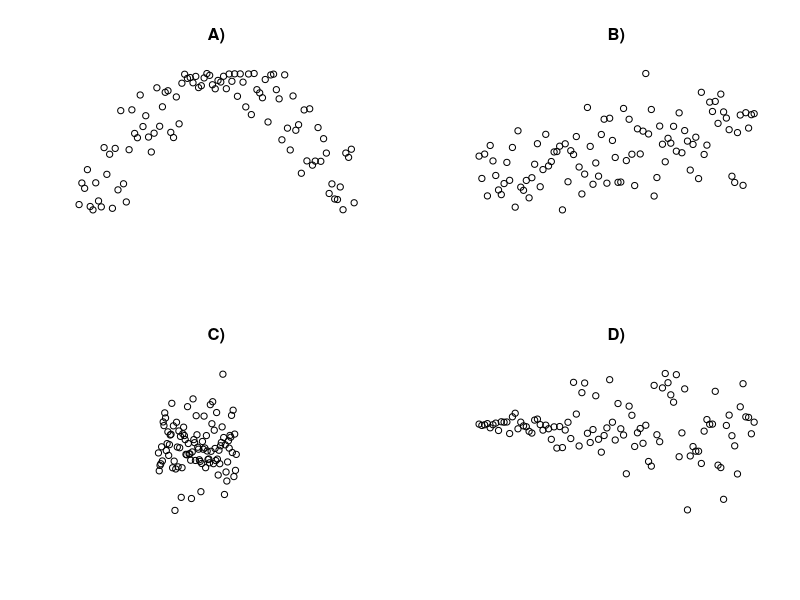
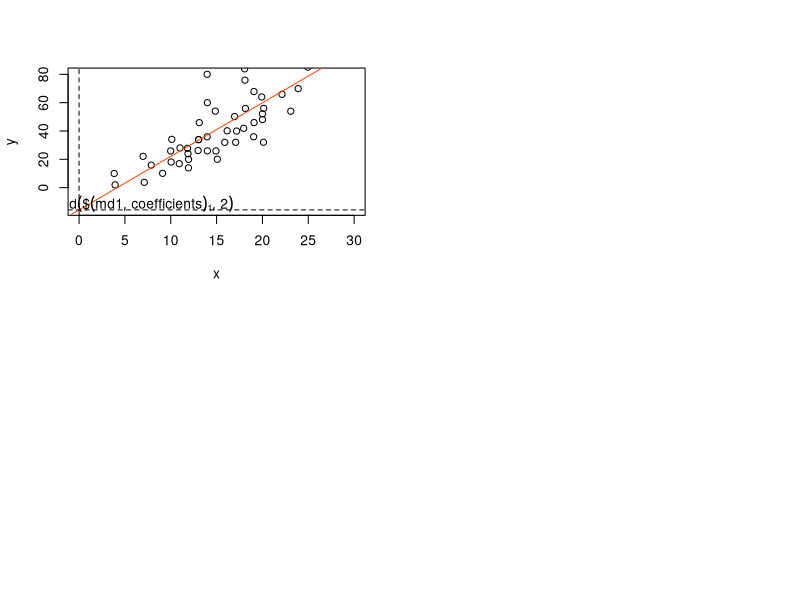
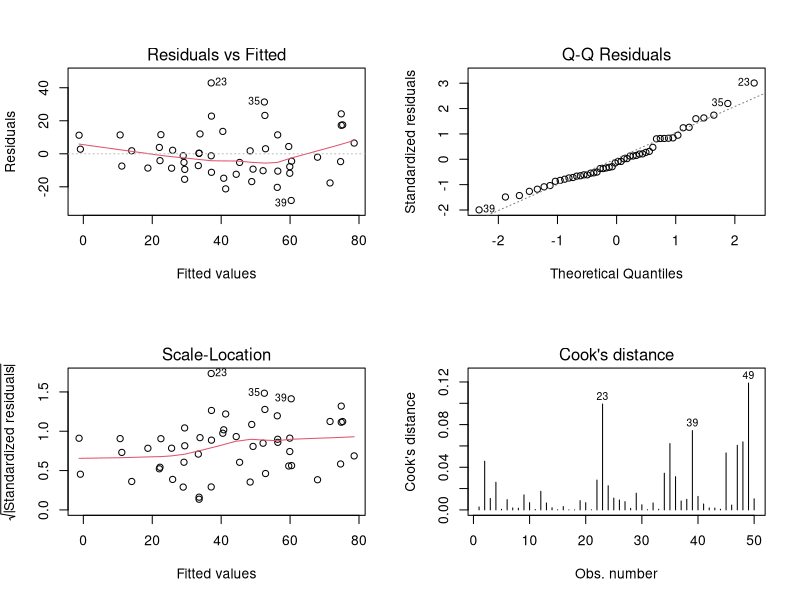
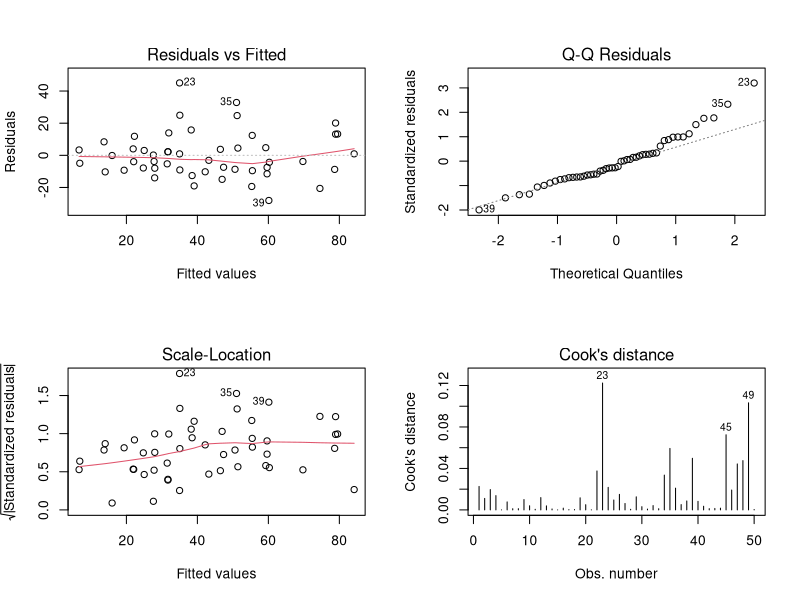
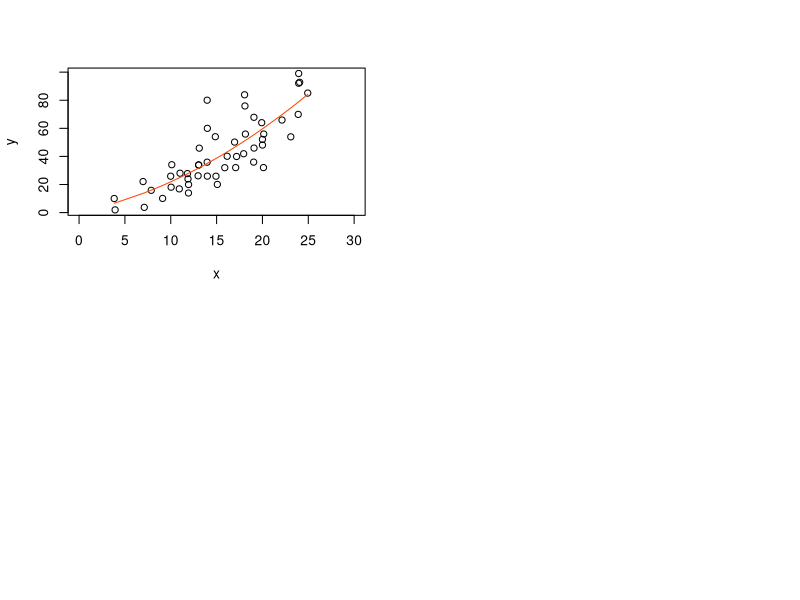

Write R code to recreate these figures, in order.
## ---- chunk 1
par(mfrow = c(2, 2))
  x1 <- sin(seq(-1, 4, length.out = 100) + rnorm(100, sd = 0.4))
  x2 <- sort(c(sin(seq(-1, 4, length.out = 50)), 
                cos(seq(-3, 1, length.out = 50)))) + rnorm(n = 100, 
                                                           sd = 1.4)
  x3 <- 1:100/10
  y3 <- 5 + rnorm(100, sd = 5.5)
  x4 <- 1:100 * rnorm(100, sd = 500)
plot(x = x1, 
     main = "A)",
     xlab = "", 
     ylab = "", 
     axes = FALSE)
plot(x = x2, 
     main = "B)",
     xlab = "", 
     ylab = "", 
     axes = FALSE)
plot(x = x3, 
     y = y3, 
     main = "C)",
     xlab = "", 
     ylab = "", 
     axes = FALSE, 
     xlim = c(-10, 25), 
     ylim = c(-10, 20))
plot(x = x4, 
     xlab = "", 
     ylab = "", 
     main = "D)",
     axes = FALSE)
## ---- chunk 2
dfr <- data.frame(
  x <- c( 3.93,  3.83,  7.11,  6.98,  7.87,  9.11, 10.04,  9.99, 10.11, 10.93, 
         11.01, 11.93, 11.94, 11.88, 11.82, 12.98, 13.04, 13.04, 13.11, 13.99, 
         13.97, 13.99, 13.97, 15.08, 14.93, 14.86, 15.89, 16.15, 17.08, 17.18, 
         16.96, 17.95, 18.14, 18.09, 18.05, 19.04, 19.08, 19.07, 20.11, 20, 
         20,    20.14, 19.92, 22.13, 23.09, 23.9 , 23.95, 24.06, 23.95, 24.94
  ),
  y <- c( 1.93, 10.01,  3.73, 22.09, 15.86, 10.09, 18.09, 25.91, 34.09, 16.89, 
         28.04, 13.95, 19.98, 23.98, 27.78, 26.19, 33.85, 33.96, 45.88, 25.96, 
         35.89, 60.  , 80.03, 20.06, 25.92, 54.03, 31.96, 40.12, 32.03, 39.95, 
         50.2 , 41.91, 55.92, 75.92, 83.89, 35.94, 45.94, 67.85, 32.05, 48.11, 
         52.11, 55.95, 64.02, 65.9 , 53.94, 69.92, 92.1 , 92.78, 99.03, 85.09)
)
## ---- chunk 3
md1 <- lm(formula = y ~ x, data = dfr)
## ---- chunk 4
str(md1, 1) #<1>
## ---- chunk 5
with(data = dfr, #<1>
     expr = plot(x, #<1>
                 y, #<1>
                 xlim = c(0, 30), #<1>
                 ylim = c(md1$coefficients[1], #<1>
                          max(md1$fitted.values) + 2))) #<1>
abline(md1$coefficients, col = "orangered") #<2> 
abline(v = 0, lty = "dashed") #<3>
abline(h = md1$coefficients[1], lty = "dashed") #<3>
text(x = 5,
     y = md1$coefficients[1] + 4, 
     labels = expression(paste(beta == round(md1$coefficients[1], 2))))
## ---- chunk 6
summary(md1)
## ---- chunk 7
par(mfrow = c(2, 2))
plot(md1, 1:4)
## ---- chunk 8
md2 <- lm(y ~ poly(x, 2))
summary(md2)
## ---- chunk 9
par(mfrow = c(2, 2))
plot(md2, 1:4)
## ---- chunk 10
with(data = dfr, 
     expr = plot(x, y, xlim = c(0, 30)))
pred <- predict(md2)
ix <- sort(dfr$x, index.return=T)$ix
lines(x[ix], pred[ix], col = 'orangered')
## ---- chunk 11
AIC(md1, md2)
